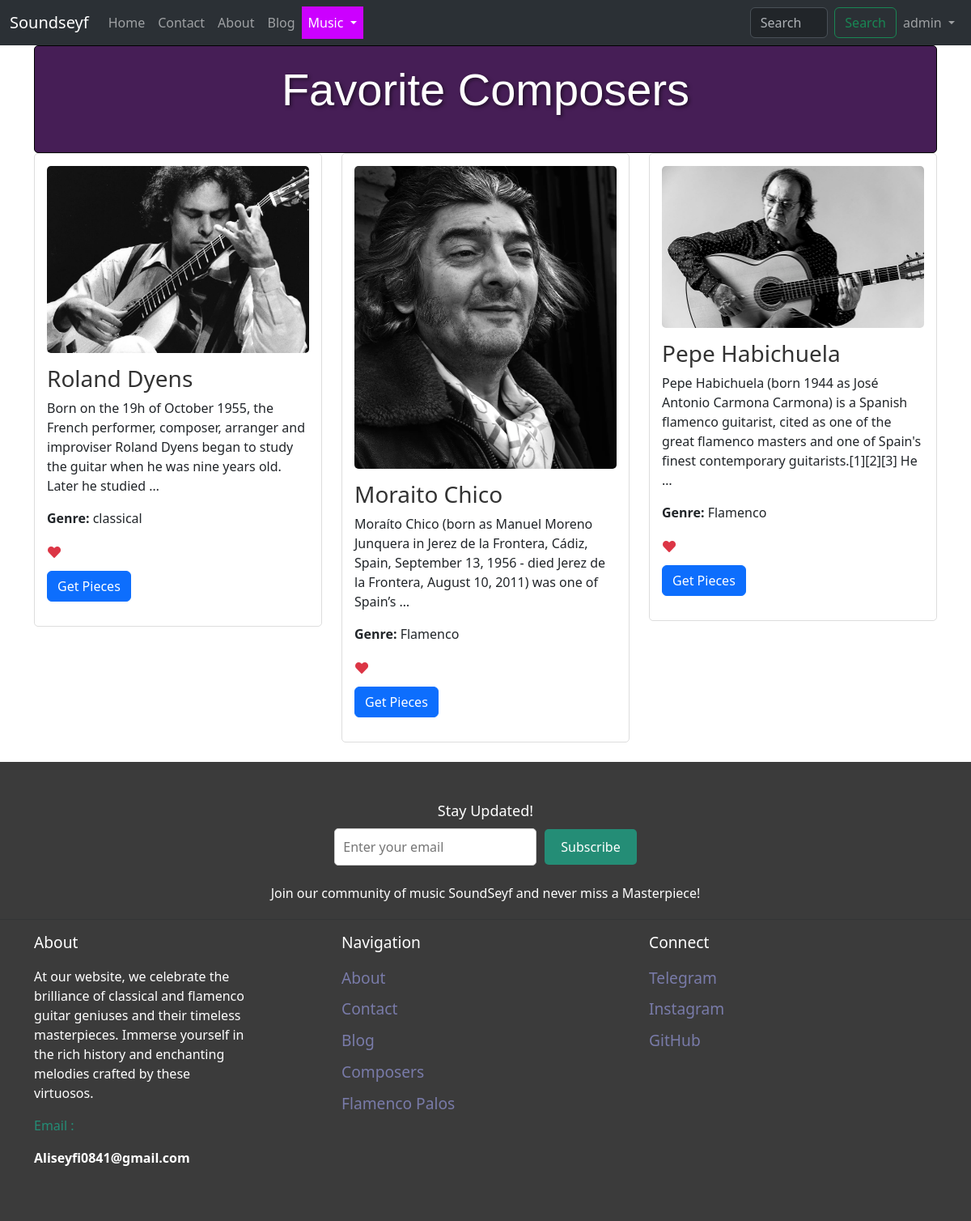
The app's page /music/favorites/ (signed in), older data.
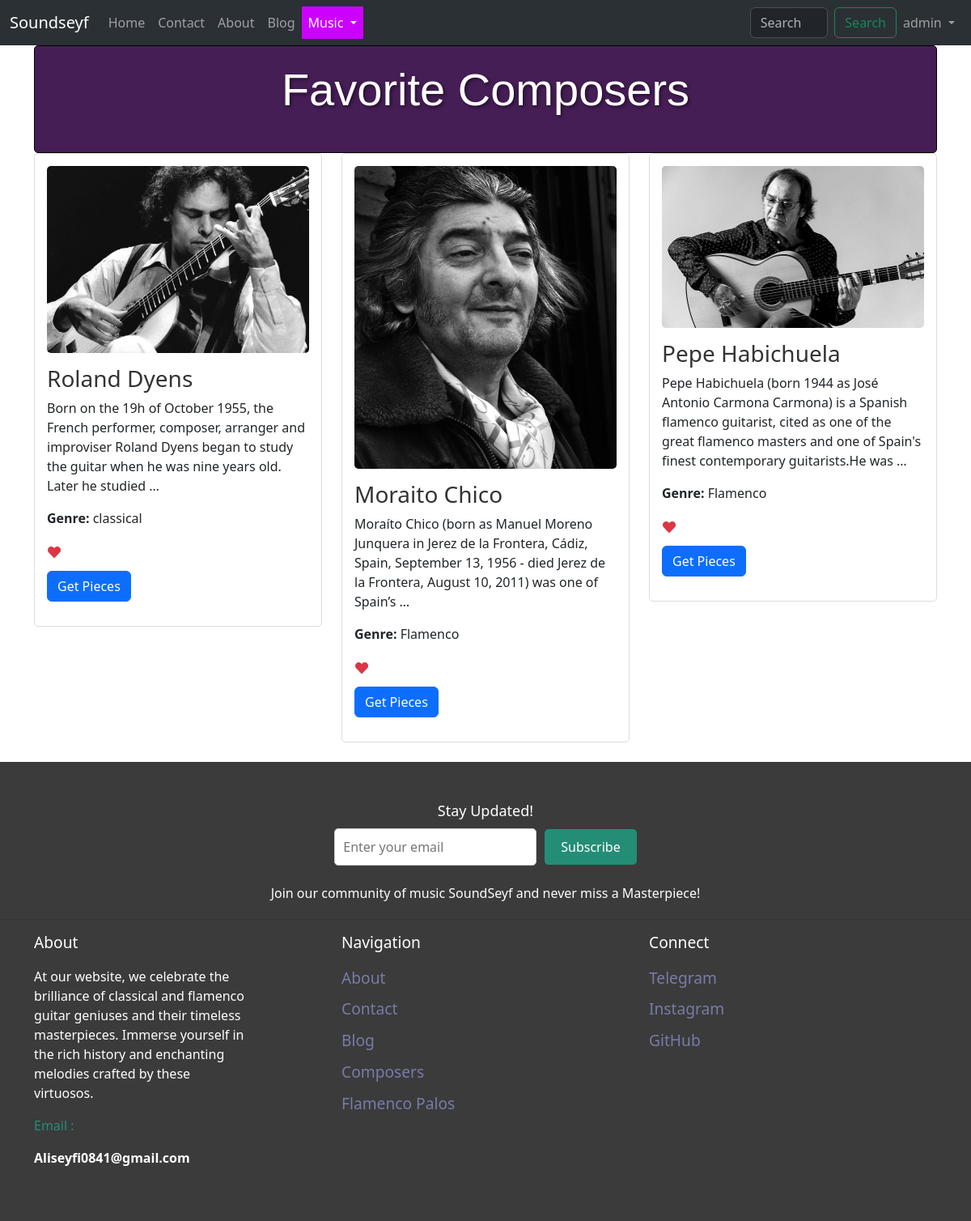
The same page, newer data.
### music/models.py (models this page shows, shortened)
class Composer(models.Model):
    name = models.CharField(max_length=255,null=True,blank=True)
    biography = models.TextField(null=True, blank=True)
    image = models.ImageField(upload_to="Composers/" , default="default.jpg")
    genre = models.CharField(max_length=255,null=True,blank=True)
    nationality = models.CharField(blank=True,null=True,max_length=255)

### music/views.py (the view)
# urls.py: path('favorites/', FavoritesView, name='Likes'),
@login_required
def FavoritesView(request):
    liked_composers = Composer.objects.filter(favoritecomposer__user=request.user)
    return render(request, 'music/favorites.html', {'liked_composers': liked_composers})

### templates/music/favorites.html (shortened to what this page needs)
{% extends "base.html" %}
{% load thumbnail %}
{% block content %}
<div class="container">
  <div style="background-color: #461e56; border: 1px solid #000000; border-radius: 5px; padding: 20px;">
    <h2 class="text-center mb-4" style="font-size: 3.5rem; font-family: 'Oswald', sans-serif; color: #ffffff; text-shadow: 2px 2px 4px rgba(0, 0, 0, 0.5);">Favorite Composers</h2>
  </div>
  <div class="row">
    {% if liked_composers %}
      {% for composer in liked_composers %}
        <div class="col-md-4 mb-4">
          <div class="card composer-card" style="border: 1px solid #ddd; border-radius: 5px; padding: 15px;">
            {% if composer.image %}
              <img src="{% thumbnail composer.image "600x400" crop="center" as im %}{{ im.url }}{% endthumbnail %}"
                alt="{{ composer.name }}" class="card-img-top composer-image" style="border-radius: 5px; width: 100%;">
            {% else %}
              <div class="no-image-placeholder" style="background-color: #eee; height: 200px; border-radius: 5px;"></div>
            {% endif %}
            <div class="composer-details" style="padding: 15px 0;">
              <a href="{% url 'music:pieces' cid=composer.id %}" class="composer-name-link" style="text-decoration: none; color: #333;">
                <h3 class="card-title composer-name">{{ composer.name }}</h3>
              </a>
              <p class="card-text composer-bio">{{ composer.biography|truncatewords:30 }}</p>
              <p class="composer-genre"><strong>Genre:</strong> {{ composer.genre }}</p>
              <form action="{% url 'music:Favorites' composer_id=composer.id %}" method="post">
                <button type="submit" class="btn btn-link composer-like-button" aria-label="Remove from Favorites" style="padding: 0;">
                  <i class="fas fa-heart text-danger"></i>
                </button>
              </form>
              <a href="{% url 'music:pieces' cid=composer.id %}" class="btn btn-primary composer-button" style="margin-top: 10px;">Get Pieces</a>
            </div>
          </div>
        </div>
      {% endfor %}
    {% else %}
      <div class="col">
        <p class="text-center">No favorite composers found.</p>
      </div>
    {% endif %}
  </div>
</div>
{% endblock %}

Row changes from the older to the newer data that the page shows:
changed Composer "Pepe Habichuela": biography "…of Spain's finest contemporary guitarists.[1][2][3] He …" → "…of Spain's finest contemporary guitarists.He was …"
